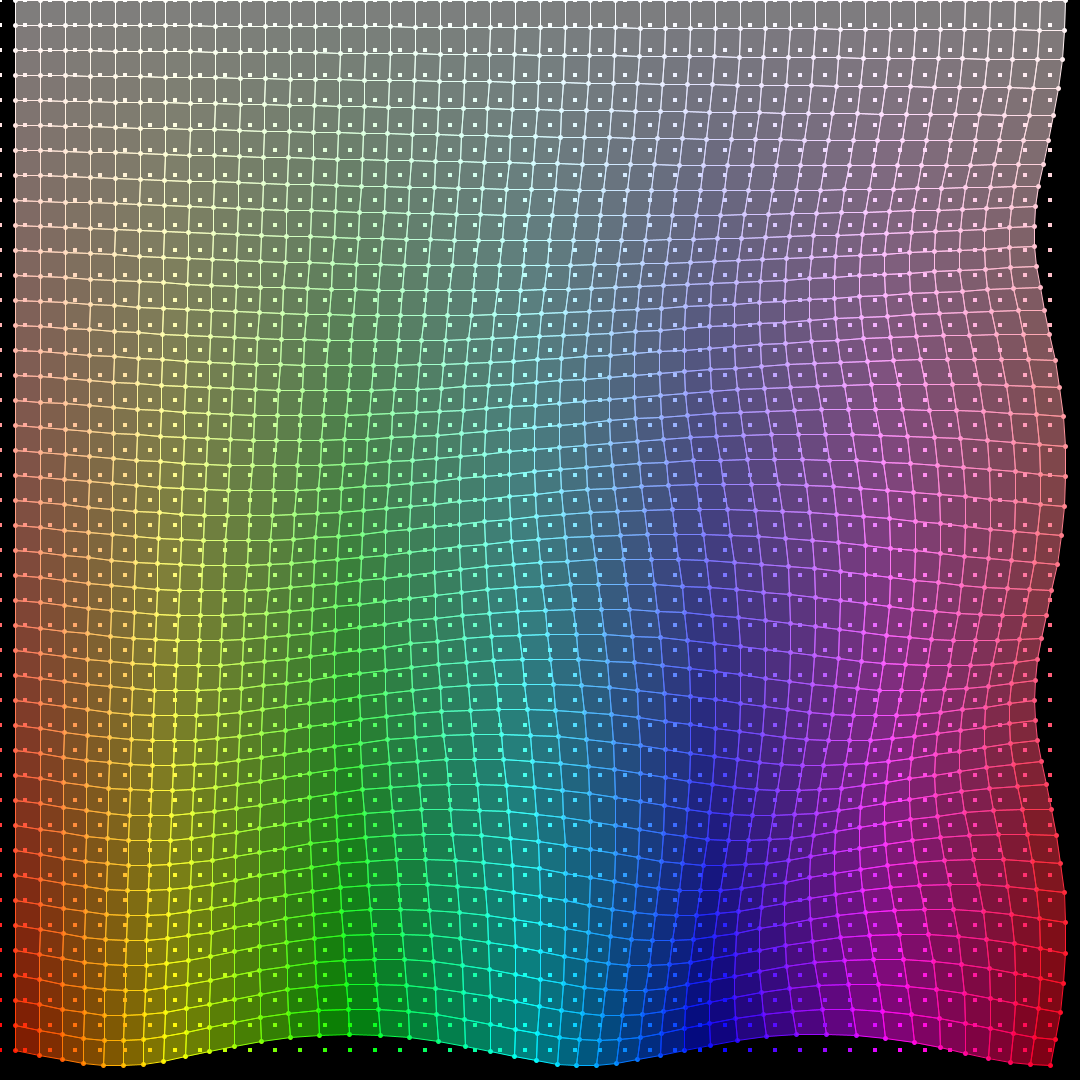
Frame 1 (no input)
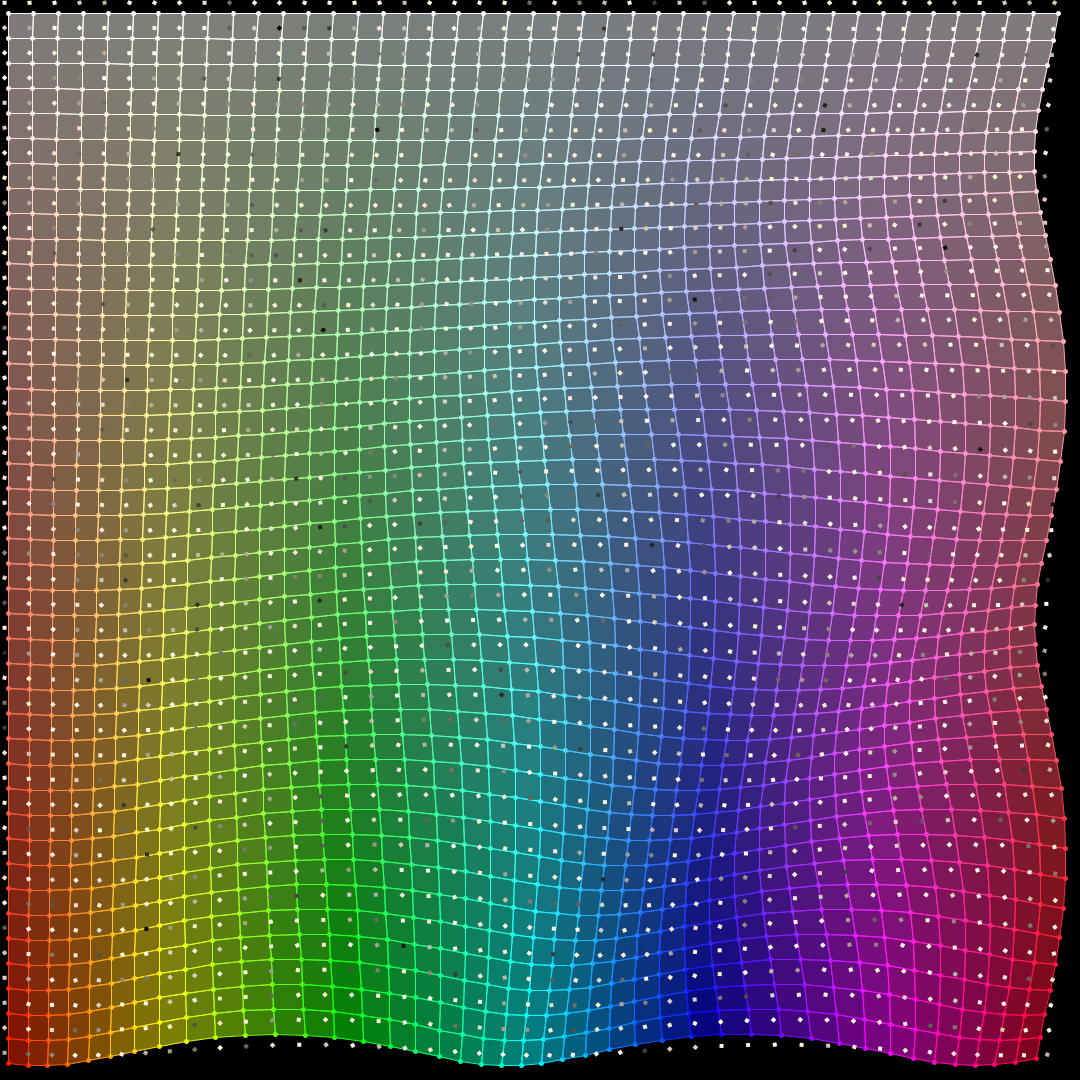
Frame 60 (the mouse pressed at the canvas centre just before this capture)
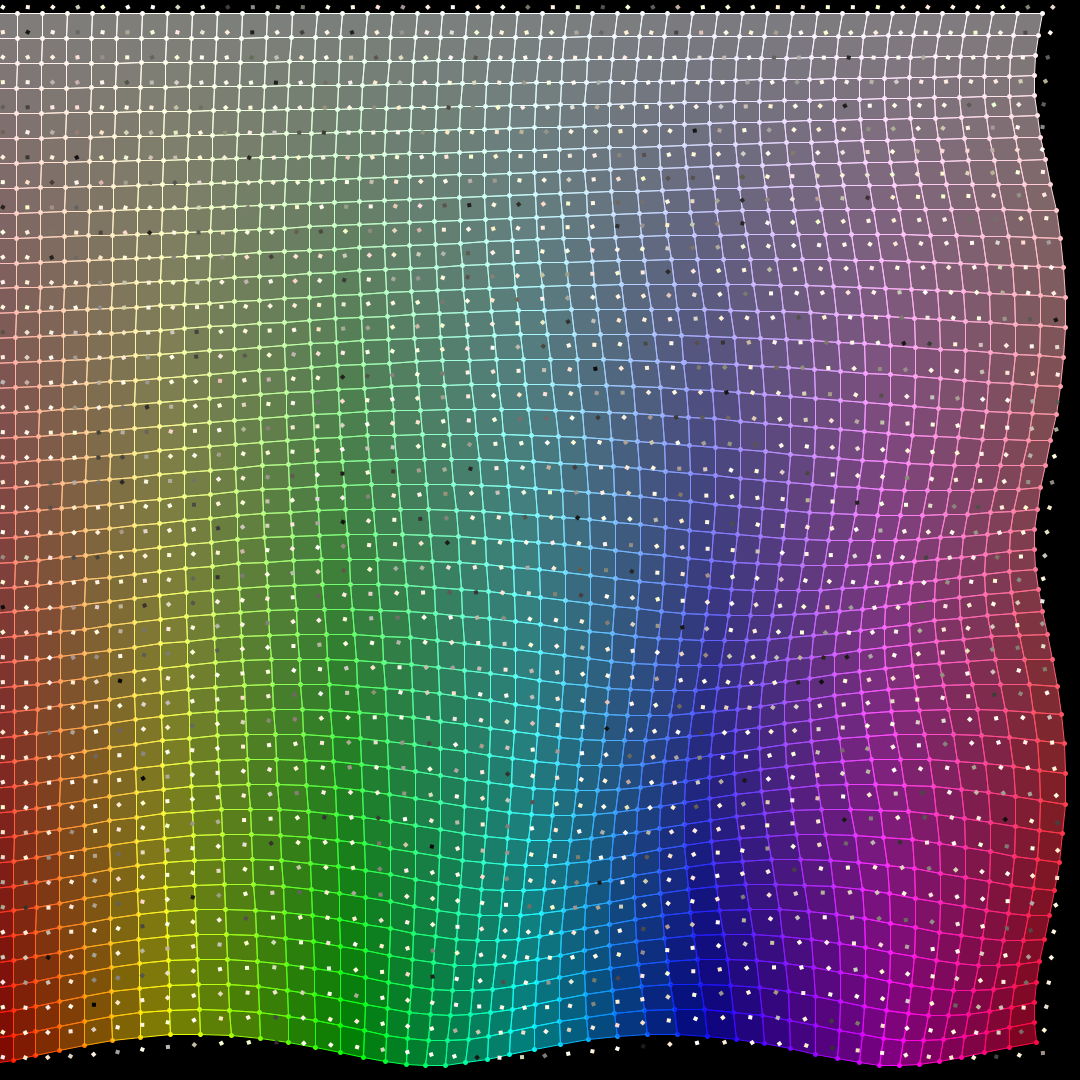
Frame 120 (the mouse held since frame 60 and released just before this capture)

The Processing sketch that drew these frames (run headless with seeded random() and noise(); from frame 60 on, the mouse is pressed at the canvas centre):

// Processing sketch: WavingRainbowFabricBoxez
// ── WavingRainbowFabricBoxez.pde
int perW = 1080/25;
int perH = 1080/25;
float r = 5*PI;
float initThetaFrequency = 0.008;
float thetaDeltaSpeed = .0175;
float alpha = 255;
float pointSize = 5;
float[][] theta = new float[perW][perH];
float[][][] points = new float[perW][perH][3];
box[][] boxPoints = new box[perW][perH];
// [1] = x pos, [2] = y pos, [3] = (x, y)
boolean gravOn = true; // true: to original location, false: to mouse

void setup() {
  size(1080, 1080);
  colorMode(HSB, width, height, 100);
  strokeWeight(pointSize);

  for (int i = 0; i < points.length; i++) {
    for (int j = 0; j < points[0].length; j++) {
      points[i][j][0] = width/perW*i;
      points[i][j][1] = height/perH*j;
      theta[i][j] = initThetaFrequency*i*j; // 2d wave (ripple)
      points[i][j][2] = random(1, pointSize*2/3);
      // theta[i][j] = initThetaFrequency*i; // linear wave
      boxPoints[i][j] = new box(points[i][j][0], points[i][j][1], random(-4, 4), random(-4, 4), points[i][j][0], points[i][j][1], 100, random(-.2, .2));
    }
  }
}

void draw() {
  background(0, 0, 0);

  for (int i = 0; i < points.length; i++) {
    for (int j = 0; j < points[0].length; j++) {
      strokeWeight(pointSize);
      points[i][j][0] = cos(theta[i][j])*r+(width/perW*i);
      points[i][j][1] = sin(theta[i][j])*r+(height/perH*j);
      stroke(points[i][j][0], points[i][j][1], 100, alpha);
      point(points[i][j][0], points[i][j][1]);
      theta[i][j] += thetaDeltaSpeed;
      strokeWeight(pointSize/5);
      // strokeWeight(points[i][j][2]);
      stroke(points[i][j][0], points[i][j][1], 100, alpha);
      fill(points[i][j][0], points[i][j][1], 100, alpha/2);
      if (i > 0 && j > 0) {
        // line(points[i][j][0], points[i][j][1], points[i-1][j][0], points[i-1][j][1]);
        // line(points[i][j][0], points[i][j][1], points[i][j-1][0], points[i][j-1][1]);
        quad(points[i][j][0], points[i][j][1], points[i-1][j][0], points[i-1][j][1], points[i-1][j-1][0], points[i-1][j-1][1], points[i][j-1][0], points[i][j-1][1]);
      }
    }
  }

  for (int i = 0; i < points.length; i++) {
    for (int j = 0; j < points[0].length; j++) {
      if (gravOn) {
        // boxPoints[i][j].x = points[i][j][0];
        // boxPoints[i][j].y = points[i][j][1];
      }
      boxPoints[i][j].display();
      boxPoints[i][j].gravitate(points[i][j][0], points[i][j][1]);
    }
  }
}

class box {
  float x, y, xs, ys;
  float r, g, b;
  float theta, thetaInc;
  int w;
  boolean grav = false;

  box(float xt, float yt, float xst, float yst, float rt, float gt, float bt, float thetaInct) {
    x = xt;
    y = yt;
    xs = xst;
    ys = yst;
    r = rt;
    g = gt;
    b = bt;
    theta = 0;
    thetaInc = thetaInct;

    w = 4;
  }

  void display() {
    pushMatrix();
    translate(x, y);
    rotate(theta);
    theta += thetaInc;
    noStroke();
    fill(r, g, b);
    r+=random(-10, 10);
    g+=random(-10, 10);
    b+=random(-10, 10);
    if (r > 255 || r < 0) {
      r = 122;
    }
    if (g > 255 || g < 0) {
      g = 122;
    }
    if (b > 255 || b < 0) {
      b = 122;
    }
    rect(-w/2, -w/2, w, w);
    popMatrix();
  }

  void move() {
    boolean bounce = true; // generally, this will be global, but here it is always off
    x += xs;
    y += ys;

    if (bounce) {
      if (x-w/2 <= 0) {
        xs*=-1;
        x = w/2+1;
      } else if (x+w/2 > width) {
        xs*=-1;
        x = width-w/2-1;
      }
      if (y-w/2 <=0) {
        ys*=-1;
        y = w/2+1;
      } else if (y+w/2 >= height) {
        ys*=-1;
        y = height-w/2-1;
      }
    } else {
      if (x-w*2 > width) {
        x = 0-w;
      }
      if (x+w*2 < 0) {
        x = width+w;
      }
      if (y-w*2 > height) {
        y = 0-w;
      }
      if (y+w*2 < 0) {
        y = height+w;
      }
    }
  }

  void gravitate(float xd, float yd) {
    float inc = 8; // idk why 8
    // destination is center
    if (mousePressed) {
      grav = true;
    }

    if (gravOn) { // to original point
      if (x >= xd) {
        x -= (dist(x, 0, xd, 0)/width)*inc;
      } else {
        x += (dist(x, 0, xd, 0)/width)*inc;
      }
      if (y >= yd) {
        y -= (dist(0, y, 0, yd)/height)*inc;
      } else {
        y += (dist(0, y, 0, yd)/height)*inc;
      }
      xs*=0.99;
      ys*=0.99;
      thetaInc*=0.99;
      // inc*=1.0001;
      if (dist(x, y, xd, yd) < 10) {
        x = xd;
        y = yd;
      }
    }
    /*if (!gravOn) { // to mouse
      xd = mouseX;
      yd = mouseY;
      if (x >= xd) {
        x -= (dist(x, 0, xd, 0)/width)*inc;
      } else {
        x += (dist(x, 0, xd, 0)/width)*inc;
      }
      if (y >= yd) {
        y -= (dist(0, y, 0, yd)/height)*inc;
      } else {
        y += (dist(0, y, 0, yd)/height)*inc;
      }
      xs*=0.98;
      ys*=0.98;
      thetaInc*=0.98;
      // inc*=1.0001;
    }*/
  }
}

void mouseClicked() {
  gravOn = !gravOn;
  println(gravOn);
}
